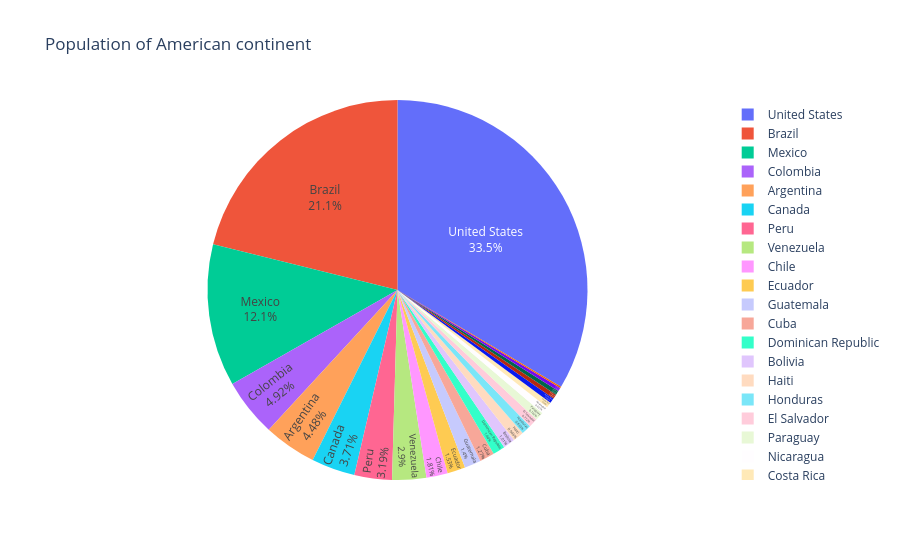

This figure's notebook cell:
### Markdown cell above
# Customizing a pie chart created with px.pie:

### Code cell
import plotly.express as px
df = px.data.gapminder().query("year == 2007").query("continent == 'Americas'")
fig = px.pie(df, values='pop', names='country',
             title='Population of American continent',
             hover_data=['lifeExp'], labels={'lifeExp':'life expectancy'})
fig.update_traces(textposition='inside', textinfo='percent+label')
fig.show()

### Figure 1 — Plotly figure (JSON) as saved in the notebook; plotly's stock layout.template omitted (floating-point values rounded to 4 significant figures)
{"data": [{"customdata": [[75.32], [65.55], [72.39], [80.65], [78.55], [72.89], [78.78], [78.27], [72.23], [74.99], [71.88], [70.26], [60.92], [70.2], [72.57], [76.19], [72.9], [75.54], [71.75], [71.42], [78.75], [69.82], [78.24], [76.38], [73.75]], "domain": {"x": [0, 1], "y": [0, 1]}, "hovertemplate": "country=%{label}<br>pop=%{value}<br>life expectancy=%{customdata[0]}<extra></extra>", "labels": ["Argentina", "Bolivia", "Brazil", "Canada", "Chile", "Colombia", "Costa Rica", "Cuba", "Dominican Republic", "Ecuador", "El Salvador", "Guatemala", "Haiti", "Honduras", "Jamaica", "Mexico", "Nicaragua", "Panama", "Paraguay", "Peru", "Puerto Rico", "Trinidad and Tobago", "United States", "Uruguay", "Venezuela"], "legendgroup": "", "name": "", "showlegend": true, "textinfo": "percent+label", "textposition": "inside", "type": "pie", "values": [40301927, 9119152, 190010647, 33390141, 16284741, 44227550, 4133884, 11416987, 9319622, 13755680, 6939688, 12572928, 8502814, 7483763, 2780132, 108700891, 5675356, 3242173, 6667147, 28674757, 3942491, 1056608, 301139947, 3447496, 26084662]}], "layout": {"legend": {"tracegroupgap": 0}, "title": {"text": "Population of American continent"}}}
